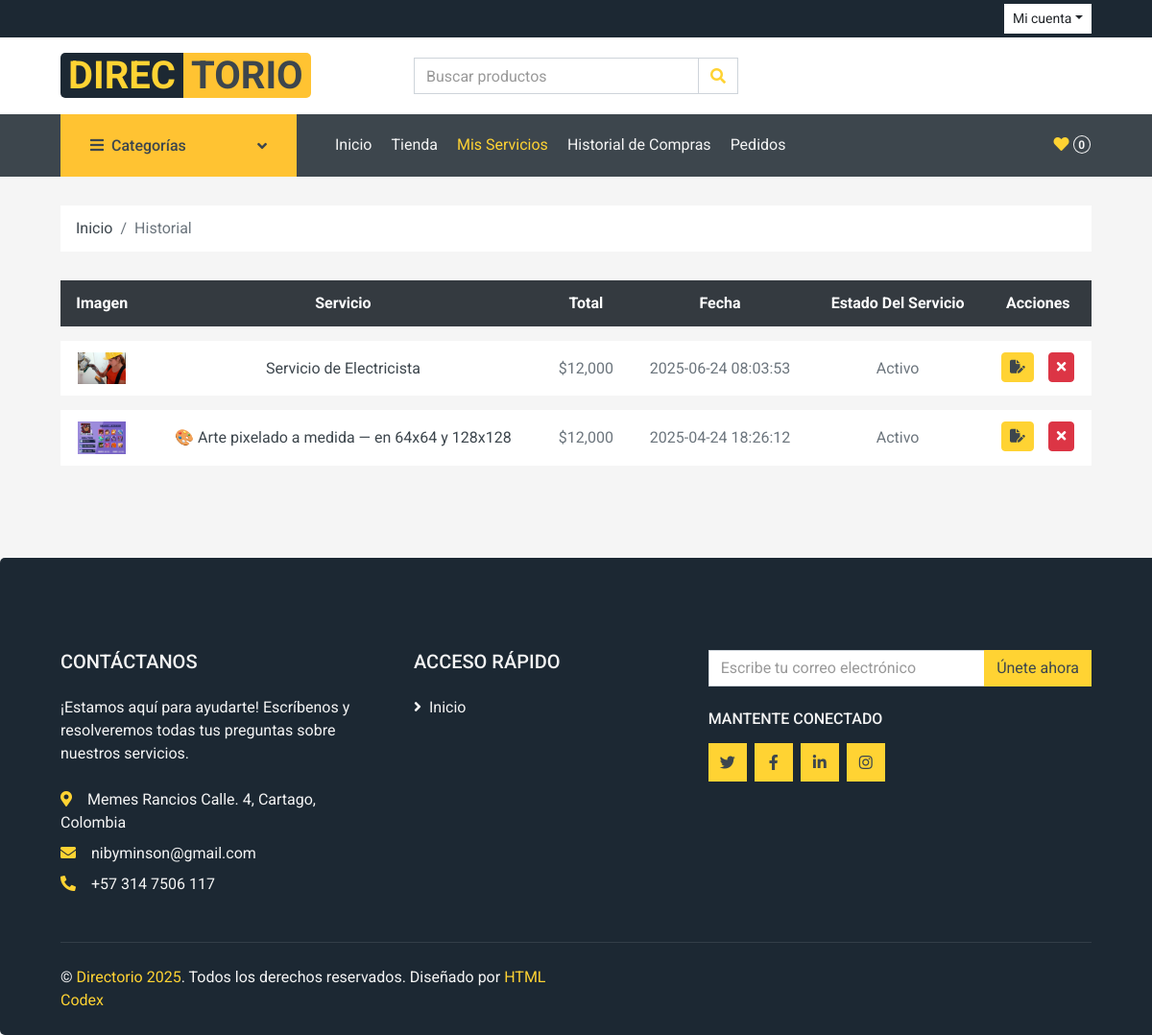
The page /rutas/rutas.php?page=myServices (signed in) on the database its author committed.
### tables this page shows
CREATE TABLE `servicio` (
  `id_servicio` int(11) NOT NULL,
  `titulo` varchar(500) DEFAULT NULL,
  `descripcion` varchar(500) DEFAULT NULL,
  `precio` decimal(10,0) NOT NULL,
  `fecha_creacion` datetime NOT NULL DEFAULT current_timestamp(),
  `usuario_id_usuario` int(11) NOT NULL,
  `categoria_id_categoria` int(11) NOT NULL,
  `estado` varchar(45) NOT NULL DEFAULT 'Activo',
  `barrio_id` int(11) NOT NULL,
  `direccion` varchar(100) DEFAULT 'No aplica'
);

### app/controladores/landingPageController.php (called while the page is built, shortened)
<?php
require_once(__DIR__ . '/../modelos/serviceModel.php');
class LandingPageController{
    private $serviceModel;
    public function __construct(){
        $this->serviceModel = new ServiceModel;
    }
    public function MyServicesPage(){
        try {
            $services = $this->serviceModel->GetUserServices($_SESSION["id"]);
            include_once (__DIR__.'/../vistas/landing/my_services.php');
        } catch (\Throwable $th) {
            echo $th;
            die();
        }
    }
}

### configuracion/mysql.php (called while the page is built)
<?php
class Mysql{
    public $conect;
    private $DB_HOST = 'localhost';
    private $DB_NAME = 'directorio';
    private $DB_PORT = '3306';
    private $DB_USERNAME = 'root';
    private $DB_PASSWORD = '';
    private $DB_CHARSET = 'utf8mb4';
    public function __construct(){
        $connectionString = "mysql:host=".$this->DB_HOST. ";dbname=".$this->DB_NAME.";port=".$this->DB_PORT.";charset=".$this->DB_CHARSET;
        try{
            $this->conect = new PDO($connectionString, $this->DB_USERNAME, $this->DB_PASSWORD);
            $this->conect->setAttribute(PDO::ATTR_ERRMODE, PDO::ERRMODE_EXCEPTION);
        }catch(PDOException $e){
            echo "CONNECTION ERROR: " . $e->getMessage();
        }
    }
    public function conect(){
        return $this->conect;
    }
}

### app/modelos/serviceModel.php (called while the page is built, shortened)
<?php
require_once(__DIR__ . '/../../configuracion/mysql.php');
class ServiceModel extends Mysql {
    private $connection;
    public function __construct(){
        $mysql = new Mysql();
        $this->connection = $mysql->conect();
    }
    public function GetUserServices($user_id){
        $query = "SELECT servicio.id_servicio,servicio.titulo,servicio_imagenes.imagen_ref as imagen,servicio.precio,servicio.fecha_creacion, servicio.estado, servicio.descripcion
        FROM servicio
        LEFT JOIN servicio_imagenes ON servicio_imagenes.servicio_id = servicio.id_servicio
        WHERE servicio.usuario_id_usuario = ?
        GROUP BY servicio.id_servicio
        ORDER BY servicio.fecha_creacion DESC";
        $preparedStmt = $this->connection->prepare($query);
        $preparedStmt->execute([$user_id]);
        $data = $preparedStmt->fetchAll(PDO::FETCH_ASSOC);
        return $data;
    }
}

### app/vistas/landing/my_services.php (the view, shortened to what this page needs)
<?php
include_once RUTA_BASE . '/app/vistas/landing/plantilla/header.php';
?>
<body>
    <div class="container-fluid">
        <div class="row px-xl-5">
            <div class="col-12">
                <nav class="breadcrumb bg-light mb-30">
                    <a class="breadcrumb-item text-dark" href="<?= URL_BASE ?>/rutas/rutas.php?page=home">Inicio</a>
                    <span class="breadcrumb-item active">Historial</span>
                </nav>
            </div>
        </div>
    </div>
    <div class="container-fluid">
        <?php if(count($services) > 0) : ?>
            <div class="row px-xl-5">
                <div class="col-lg-12 table-responsive mb-5">
                    <table class="table table-light table-borderless table-hover text-center mb-0">
                        <thead class="thead-dark">
                            <tr>
                                <th>Imagen</th>
                                <th>Servicio</th>
                                <th>Total</th>
                                <th>Fecha</th>
                                <th>Estado Del Servicio</th>
                                <th>Acciones</th>
                            </tr>
                        </thead>
                        <tbody class="align-middle">
                           <?php foreach($services as $service) : ?>
                                <tr>
                                    <td class="align-middle">
                                        <img src="<?= URL_BASE ?>/publico/img/servicios/<?= $service["imagen"]?>" alt="Imagen del servicio" style="width: 50px;">
                                    </td>
                                    <td class="align-middle">
                                        <?php if($service["estado"] === "Activo") : ?>
                                            <a href="<?= URL_BASE ?>/rutas/rutas.php?page=service&id=<?= $service["id_servicio"] ?>" class="text-dark">
                                                <?= $service["titulo"] ?>
                                            </a>
                                        <?php else : ?>
                                            <?= $service["titulo"] ?>
                                        <?php endif ?>
                                    </td>
                                    <td class="align-middle">
                                        $<?= number_format($service["precio"]) ?>
                                    </td>
                                    <td class="align-middle">
                                        <?= date($service["fecha_creacion"]) ?>
                                    </td>
                                    <td class="align-middle">
                                        <?= $service['estado'] ?>
                                    </td>
                                    <td class="align-middle d-flex flex-row justify-content-center align-content-center">
                                        <button class="btn btn-sm btn-primary rounded rounded-5"
                                        type="button"
                                        style="margin-right: 15px;"
                                        title="Editar Servicio"
                                        data-toggle="modal"
                                        data-target="#modalUpdate"
                                        data-id="<?= $service["id_servicio"] ?>"
                                        data-titulo="<?= $service["titulo"] ?>"
                                        data-descripcion="<?= $service["descripcion"] ?>"
                                        data-precio="<?= $service["precio"] ?>"
                                        id="btnEdit">
                                            <i class="fa-solid fa-file-pen"></i>
                                        </button>
                                        <form enctype="multipart/form-data" method="post"
                                        data-estado="<?= $service["estado"] ?>" id="formDelete">
                                            <button class="btn btn-sm rounded rounded-5 <?= $service["estado"] === "Activo" ? 'btn-danger' : 'btn-success' ?>"
                                            type="submit"
                                            data-service="<?= $service["id_servicio"] ?>"
                                            title="<?= $service["estado"] === "Activo" ? 'Desactivar Servicio' : 'Activar Servicio' ?> "
                                            id="btnDelete" data-estado="<?= $service["estado"] ?>">
                                                <?php if($service["estado"] === "Activo") : ?>
                                                    <i class="fa fa-times"></i>
                                                <?php else : ?>
                                                    <i class="fa-solid fa-check"></i>
                                                <?php endif ?>
                                            </button>
                                        </form>
                                    </td>
                                </tr>
                           <?php endforeach ?>
                        </tbody>
                    </table>
                </div>
            </div>
        <?php endif ?>
    </div>
<?php include_once (RUTA_BASE .'/app/vistas/landing/plantilla/footer.php'); ?>

### rows shown on the page
servicio: shows a picture, titulo "Servicio de Electricista", precio "12,000", fecha_creacion "2025-06-24 08:03:53", estado "Activo"
servicio: shows a picture, titulo "🎨 Arte pixelado a medida — en 64x64 y 128x128", precio "12,000", fecha_creacion "2025-04-24 18:26:12", estado "Activo"
